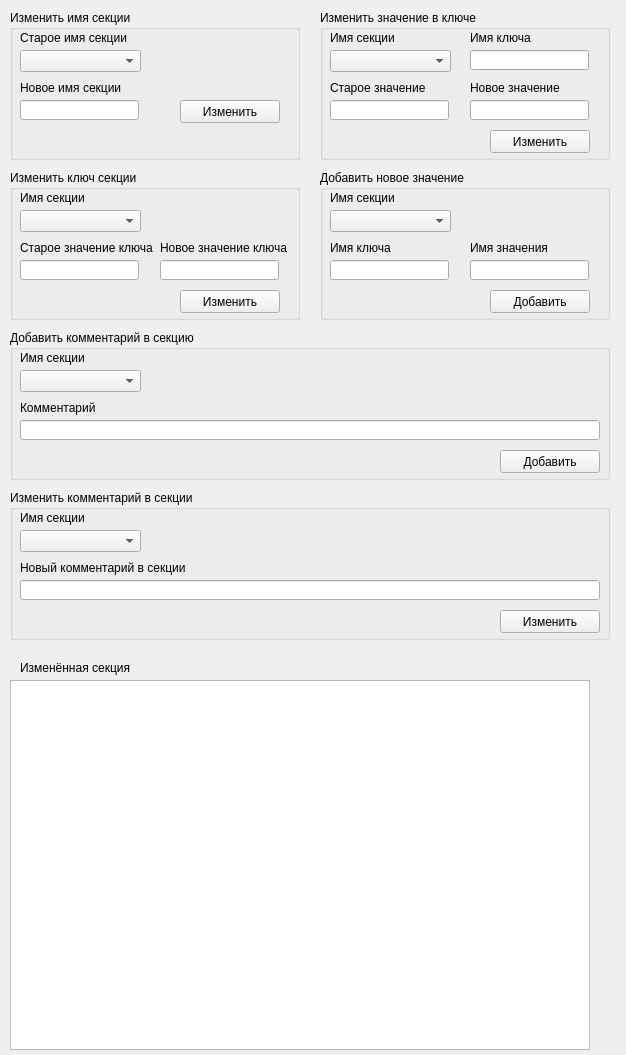
<?xml version="1.0" encoding="UTF-8"?>
<ui version="4.0">
 <class>ChangeData</class>
 <widget class="QWidget" name="ChangeData">
  <property name="geometry">
   <rect>
    <x>0</x>
    <y>0</y>
    <width>626</width>
    <height>1055</height>
   </rect>
  </property>
  <property name="windowTitle">
   <string>Form</string>
  </property>
  <widget class="QGroupBox" name="groupBox">
   <property name="geometry">
    <rect>
     <x>10</x>
     <y>10</y>
     <width>290</width>
     <height>150</height>
    </rect>
   </property>
   <property name="title">
    <string>Изменить имя секции</string>
   </property>
   <widget class="QLabel" name="label_11">
    <property name="geometry">
     <rect>
      <x>10</x>
      <y>20</y>
      <width>120</width>
      <height>16</height>
     </rect>
    </property>
    <property name="text">
     <string>Старое имя секции</string>
    </property>
   </widget>
   <widget class="QComboBox" name="comboBoxOldNameSection">
    <property name="geometry">
     <rect>
      <x>10</x>
      <y>40</y>
      <width>121</width>
      <height>22</height>
     </rect>
    </property>
   </widget>
   <widget class="QLabel" name="label_9">
    <property name="geometry">
     <rect>
      <x>10</x>
      <y>70</y>
      <width>110</width>
      <height>16</height>
     </rect>
    </property>
    <property name="text">
     <string>Новое имя секции</string>
    </property>
   </widget>
   <widget class="QLineEdit" name="lineEditNewNameSection">
    <property name="geometry">
     <rect>
      <x>10</x>
      <y>90</y>
      <width>119</width>
      <height>20</height>
     </rect>
    </property>
   </widget>
  </widget>
  <widget class="QPushButton" name="pushButtonChangeName">
   <property name="geometry">
    <rect>
     <x>180</x>
     <y>100</y>
     <width>100</width>
     <height>23</height>
    </rect>
   </property>
   <property name="text">
    <string>Изменить</string>
   </property>
  </widget>
  <widget class="QGroupBox" name="groupBox_2">
   <property name="geometry">
    <rect>
     <x>10</x>
     <y>490</y>
     <width>600</width>
     <height>150</height>
    </rect>
   </property>
   <property name="title">
    <string>Изменить комментарий в секции</string>
   </property>
   <widget class="QLabel" name="label_12">
    <property name="geometry">
     <rect>
      <x>10</x>
      <y>20</y>
      <width>120</width>
      <height>16</height>
     </rect>
    </property>
    <property name="text">
     <string>Имя секции</string>
    </property>
   </widget>
   <widget class="QComboBox" name="comboBoxNameSectionForChangeComment">
    <property name="geometry">
     <rect>
      <x>10</x>
      <y>40</y>
      <width>121</width>
      <height>22</height>
     </rect>
    </property>
   </widget>
   <widget class="QLabel" name="label_10">
    <property name="geometry">
     <rect>
      <x>10</x>
      <y>70</y>
      <width>220</width>
      <height>16</height>
     </rect>
    </property>
    <property name="text">
     <string>Новый комментарий в секции</string>
    </property>
   </widget>
   <widget class="QLineEdit" name="lineEditNewComment">
    <property name="geometry">
     <rect>
      <x>10</x>
      <y>90</y>
      <width>580</width>
      <height>20</height>
     </rect>
    </property>
   </widget>
   <widget class="QPushButton" name="pushButtonChangeComment">
    <property name="geometry">
     <rect>
      <x>490</x>
      <y>120</y>
      <width>100</width>
      <height>23</height>
     </rect>
    </property>
    <property name="text">
     <string>Изменить</string>
    </property>
   </widget>
  </widget>
  <widget class="QGroupBox" name="groupBox_3">
   <property name="geometry">
    <rect>
     <x>10</x>
     <y>170</y>
     <width>290</width>
     <height>150</height>
    </rect>
   </property>
   <property name="title">
    <string>Изменить ключ секции</string>
   </property>
   <widget class="QLabel" name="label_13">
    <property name="geometry">
     <rect>
      <x>10</x>
      <y>20</y>
      <width>120</width>
      <height>16</height>
     </rect>
    </property>
    <property name="text">
     <string>Имя секции</string>
    </property>
   </widget>
   <widget class="QComboBox" name="comboBoxNameSectionForChangeKey">
    <property name="geometry">
     <rect>
      <x>10</x>
      <y>40</y>
      <width>121</width>
      <height>22</height>
     </rect>
    </property>
   </widget>
   <widget class="QLabel" name="label_14">
    <property name="geometry">
     <rect>
      <x>10</x>
      <y>70</y>
      <width>140</width>
      <height>16</height>
     </rect>
    </property>
    <property name="text">
     <string>Старое значение ключа</string>
    </property>
   </widget>
   <widget class="QLineEdit" name="lineEditOldNameKey">
    <property name="geometry">
     <rect>
      <x>10</x>
      <y>90</y>
      <width>119</width>
      <height>20</height>
     </rect>
    </property>
   </widget>
   <widget class="QPushButton" name="pushButtonChangeKey">
    <property name="geometry">
     <rect>
      <x>170</x>
      <y>120</y>
      <width>100</width>
      <height>23</height>
     </rect>
    </property>
    <property name="text">
     <string>Изменить</string>
    </property>
   </widget>
  </widget>
  <widget class="QLabel" name="label_15">
   <property name="geometry">
    <rect>
     <x>160</x>
     <y>240</y>
     <width>140</width>
     <height>16</height>
    </rect>
   </property>
   <property name="text">
    <string>Новое значение ключа</string>
   </property>
  </widget>
  <widget class="QLineEdit" name="lineEditNewNameKey">
   <property name="geometry">
    <rect>
     <x>160</x>
     <y>260</y>
     <width>119</width>
     <height>20</height>
    </rect>
   </property>
  </widget>
  <widget class="QGroupBox" name="groupBox_4">
   <property name="geometry">
    <rect>
     <x>320</x>
     <y>10</y>
     <width>290</width>
     <height>150</height>
    </rect>
   </property>
   <property name="title">
    <string>Изменить значение в ключе</string>
   </property>
   <widget class="QLabel" name="label_18">
    <property name="geometry">
     <rect>
      <x>10</x>
      <y>20</y>
      <width>120</width>
      <height>16</height>
     </rect>
    </property>
    <property name="text">
     <string>Имя секции</string>
    </property>
   </widget>
   <widget class="QComboBox" name="comboBoxNameSectionForChangeValue">
    <property name="geometry">
     <rect>
      <x>10</x>
      <y>40</y>
      <width>121</width>
      <height>22</height>
     </rect>
    </property>
   </widget>
   <widget class="QLabel" name="label_19">
    <property name="geometry">
     <rect>
      <x>150</x>
      <y>20</y>
      <width>110</width>
      <height>16</height>
     </rect>
    </property>
    <property name="text">
     <string>Имя ключа</string>
    </property>
   </widget>
   <widget class="QLineEdit" name="lineEditNameKeyForChangeValue">
    <property name="geometry">
     <rect>
      <x>150</x>
      <y>40</y>
      <width>119</width>
      <height>20</height>
     </rect>
    </property>
   </widget>
   <widget class="QLabel" name="label_20">
    <property name="geometry">
     <rect>
      <x>140</x>
      <y>20</y>
      <width>110</width>
      <height>16</height>
     </rect>
    </property>
    <property name="text">
     <string/>
    </property>
   </widget>
   <widget class="QLineEdit" name="lineEditOldvalue">
    <property name="geometry">
     <rect>
      <x>10</x>
      <y>90</y>
      <width>119</width>
      <height>20</height>
     </rect>
    </property>
   </widget>
   <widget class="QLabel" name="label_21">
    <property name="geometry">
     <rect>
      <x>10</x>
      <y>70</y>
      <width>110</width>
      <height>16</height>
     </rect>
    </property>
    <property name="text">
     <string>Старое значение</string>
    </property>
   </widget>
   <widget class="QLabel" name="label_22">
    <property name="geometry">
     <rect>
      <x>150</x>
      <y>70</y>
      <width>110</width>
      <height>16</height>
     </rect>
    </property>
    <property name="text">
     <string>Новое значение</string>
    </property>
   </widget>
   <widget class="QLineEdit" name="lineEditNewValue">
    <property name="geometry">
     <rect>
      <x>150</x>
      <y>90</y>
      <width>119</width>
      <height>20</height>
     </rect>
    </property>
   </widget>
   <widget class="QPushButton" name="pushButtonChangeValue">
    <property name="geometry">
     <rect>
      <x>170</x>
      <y>120</y>
      <width>100</width>
      <height>23</height>
     </rect>
    </property>
    <property name="text">
     <string>Изменить</string>
    </property>
   </widget>
  </widget>
  <widget class="QGroupBox" name="groupBox_5">
   <property name="geometry">
    <rect>
     <x>320</x>
     <y>170</y>
     <width>290</width>
     <height>150</height>
    </rect>
   </property>
   <property name="title">
    <string>Добавить новое значение</string>
   </property>
   <widget class="QLabel" name="label_23">
    <property name="geometry">
     <rect>
      <x>10</x>
      <y>20</y>
      <width>120</width>
      <height>16</height>
     </rect>
    </property>
    <property name="text">
     <string>Имя секции</string>
    </property>
   </widget>
   <widget class="QComboBox" name="comboBoxNameSectionForAddValue">
    <property name="geometry">
     <rect>
      <x>10</x>
      <y>40</y>
      <width>121</width>
      <height>22</height>
     </rect>
    </property>
   </widget>
   <widget class="QLabel" name="label_24">
    <property name="geometry">
     <rect>
      <x>10</x>
      <y>70</y>
      <width>110</width>
      <height>16</height>
     </rect>
    </property>
    <property name="text">
     <string>Имя ключа</string>
    </property>
   </widget>
   <widget class="QLineEdit" name="lineEditNewKey">
    <property name="geometry">
     <rect>
      <x>10</x>
      <y>90</y>
      <width>119</width>
      <height>20</height>
     </rect>
    </property>
   </widget>
   <widget class="QLineEdit" name="lineEditNewValue_2">
    <property name="geometry">
     <rect>
      <x>150</x>
      <y>90</y>
      <width>119</width>
      <height>20</height>
     </rect>
    </property>
   </widget>
   <widget class="QLabel" name="label_25">
    <property name="geometry">
     <rect>
      <x>150</x>
      <y>70</y>
      <width>110</width>
      <height>16</height>
     </rect>
    </property>
    <property name="text">
     <string>Имя значения</string>
    </property>
   </widget>
   <widget class="QPushButton" name="pushButtonAddNewValue">
    <property name="geometry">
     <rect>
      <x>170</x>
      <y>120</y>
      <width>100</width>
      <height>23</height>
     </rect>
    </property>
    <property name="text">
     <string>Добавить</string>
    </property>
   </widget>
  </widget>
  <widget class="QGroupBox" name="groupBox_7">
   <property name="geometry">
    <rect>
     <x>10</x>
     <y>330</y>
     <width>600</width>
     <height>150</height>
    </rect>
   </property>
   <property name="title">
    <string>Добавить комментарий в секцию</string>
   </property>
   <widget class="QLabel" name="label_32">
    <property name="geometry">
     <rect>
      <x>10</x>
      <y>20</y>
      <width>120</width>
      <height>16</height>
     </rect>
    </property>
    <property name="text">
     <string>Имя секции</string>
    </property>
   </widget>
   <widget class="QComboBox" name="comboBoxNameSectionForAddComment">
    <property name="geometry">
     <rect>
      <x>10</x>
      <y>40</y>
      <width>121</width>
      <height>22</height>
     </rect>
    </property>
   </widget>
   <widget class="QLabel" name="label_34">
    <property name="geometry">
     <rect>
      <x>10</x>
      <y>70</y>
      <width>131</width>
      <height>16</height>
     </rect>
    </property>
    <property name="text">
     <string>Комментарий</string>
    </property>
   </widget>
   <widget class="QPushButton" name="pushButtonAddNewComment">
    <property name="geometry">
     <rect>
      <x>490</x>
      <y>120</y>
      <width>100</width>
      <height>23</height>
     </rect>
    </property>
    <property name="text">
     <string>Добавить</string>
    </property>
   </widget>
   <widget class="QLineEdit" name="lineEditNewComment_2">
    <property name="geometry">
     <rect>
      <x>10</x>
      <y>90</y>
      <width>580</width>
      <height>20</height>
     </rect>
    </property>
   </widget>
  </widget>
  <widget class="QLabel" name="label">
   <property name="geometry">
    <rect>
     <x>20</x>
     <y>660</y>
     <width>141</width>
     <height>16</height>
    </rect>
   </property>
   <property name="text">
    <string>Изменённая секция</string>
   </property>
  </widget>
  <widget class="QTextBrowser" name="textBrowser">
   <property name="geometry">
    <rect>
     <x>10</x>
     <y>680</y>
     <width>580</width>
     <height>370</height>
    </rect>
   </property>
  </widget>
 </widget>
 <resources/>
 <connections/>
</ui>
